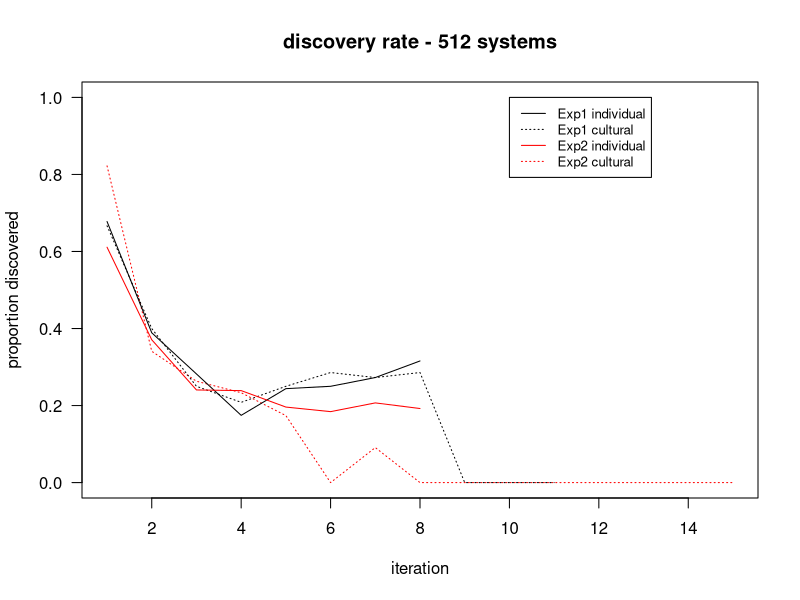
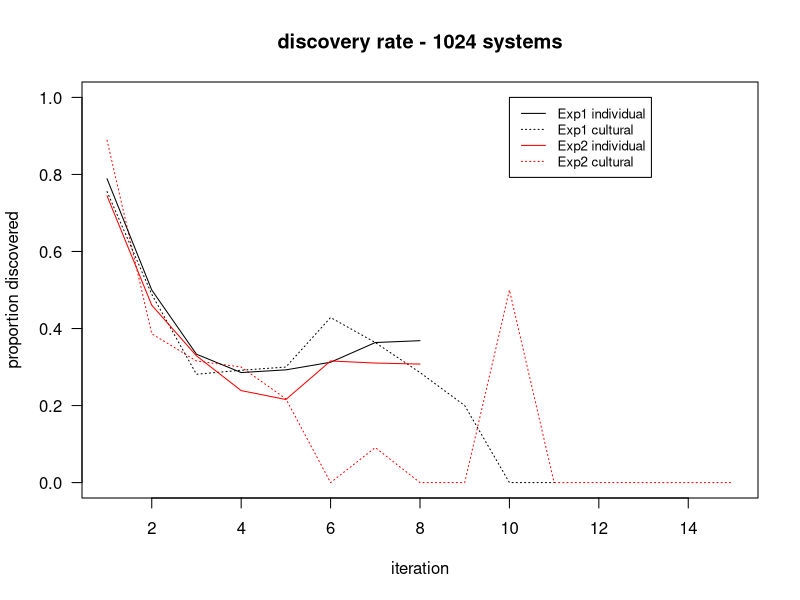
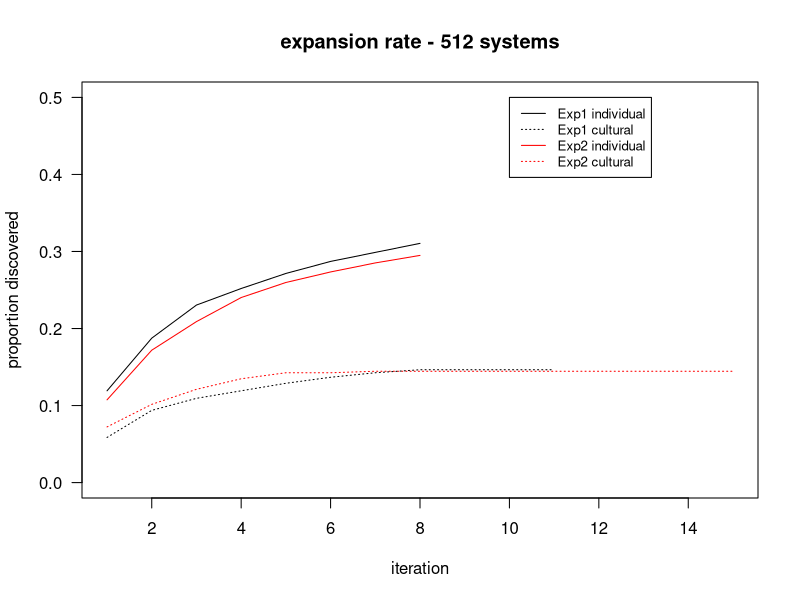
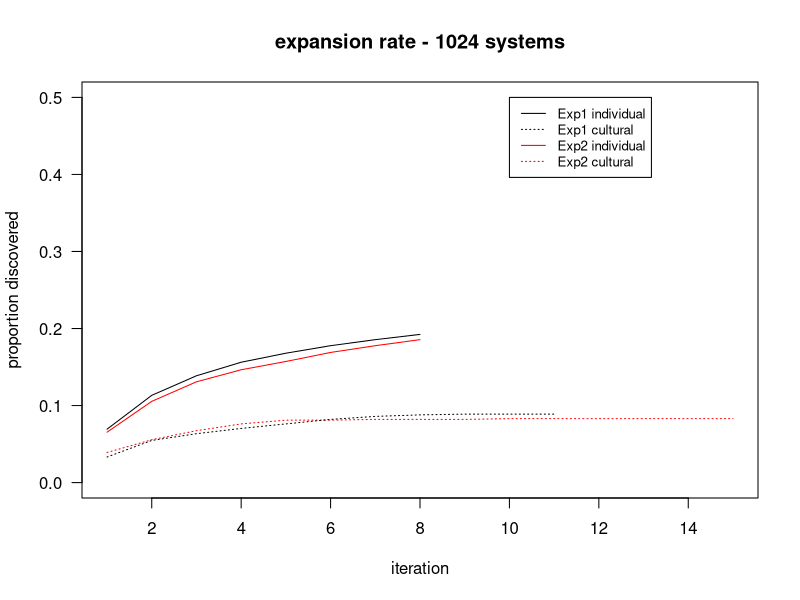
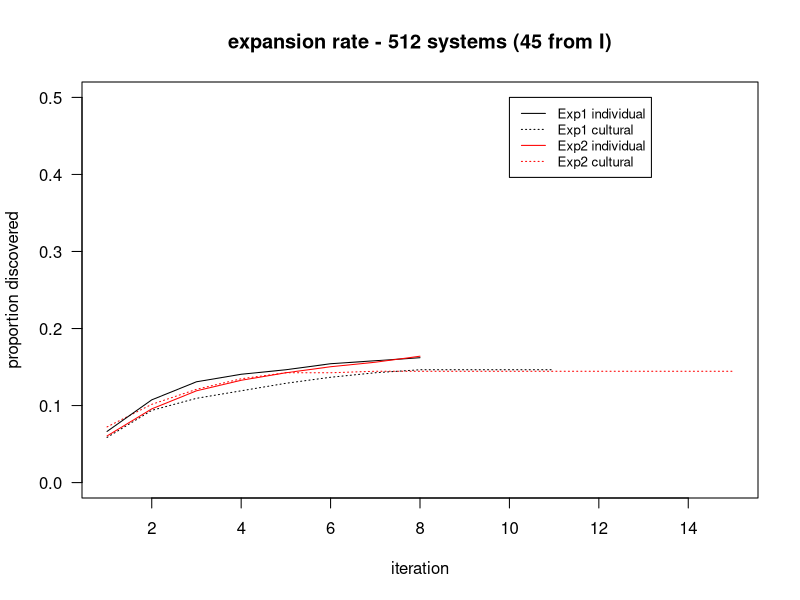
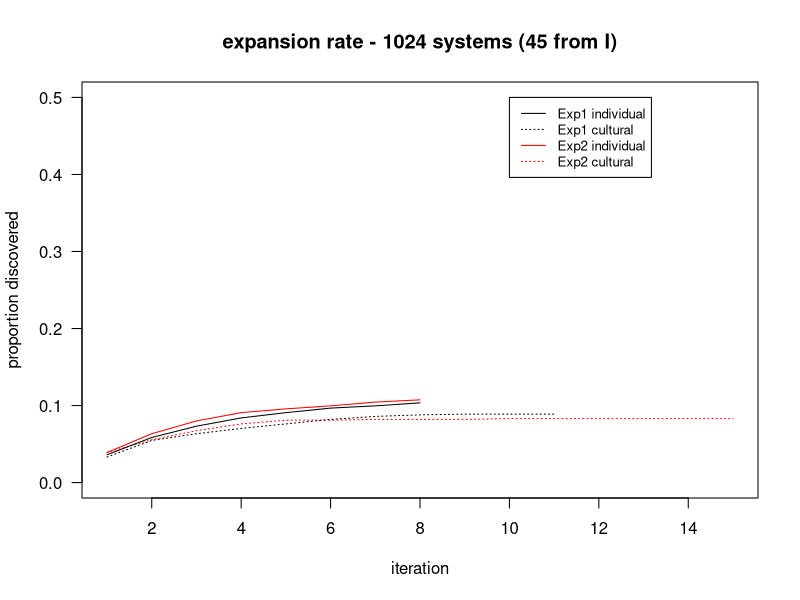

These figures' R source, in order: (Note: this script raises an error after producing the figures.)
# read in the data from the two experiments
df1 <- read.csv("../../Data/experiment1_FINAL.csv", colClasses=c(system1024="character"))
df2 <- read.csv("../../Data/experiment2_FINAL.csv", colClasses=c(system1024="character"))

# subset by condition	
df1i <- subset(df1,condition=="I")
df1c <- subset(df1,condition=="C")
df2i <- subset(df2,condition=="I")
df2c <- subset(df2,condition=="C")

##########################################################################
# Discovery Rate
##########################################################################

# get the unique set of systems discovered in each condition
# and divide by the total number of tries (i.e. iterations) in that condition
# does one condition find more unique systems in fewer tries, or not?

# do not include the generation zero initial systems, 
# because these aren't systems that the participants produced or discovered themselves.  
# all systems in column "system512" and "system1024" is the output of each try.

# Experiment 1
length(unique(df1$system512))/nrow(df1)    # 188 / 642 = 0.293 - the probability that each try results in discovery of a new system
length(unique(df1i$system512))/nrow(df1i)  # 159 / 435 = 0.366
length(unique(df1c$system512))/nrow(df1c)  #  75 / 207 = 0.362

# Experiment 2
length(unique(df2$system512))/nrow(df2)    # 183 / 692 = 0.264 - interesting that the total % is lower
length(unique(df2i$system512))/nrow(df2i)  # 151 / 469 = 0.322 - means they had diff exploratory niches?
length(unique(df2c$system512))/nrow(df2c)  #  74 / 223 = 0.332

# there was no difference in the size of the space explored
# (but remember there was a difference in the diversity of N_bound types explored - in that violin plot)

# see way below for calculations of local and global discovery rates over time

####################################################
# Subset the systems discovered by only C, only I, and both C and I
####################################################

# Experiment 1

# what systems are in both C and I?
intersect(df1i$system512,df1c$system512)
length(unique(intersect(df1i$system512,df1c$system512)))  # 46 unique systems
# all 9 of the 1-boundary systems are in here

# what systems were only discovered in C (and not I)?  
# setdiff(a,b) returns what is in a and not in b
unique(setdiff(df1i$system512,df1c$system512))    # 113 systems in I that are not in C
unique(setdiff(df1c$system512,df1i$system512))    #  29 systems in C that are not in I
# visually, they look like a smattering of the same thing
# but do they differ by their number of boundaries?

get_n_boundaries <- function(systems) {
    require(stringr)
    boundaries01 <- str_count(systems, pattern = "01")
    boundaries10 <- str_count(systems, pattern = "10")
    return(boundaries01+boundaries10)
}

get_n_boundaries("0000011111")

both <- intersect(df1i$system512,df1c$system512)
I_only <- setdiff(df1i$system512,df1c$system512)
C_only <- setdiff(df1c$system512,df1i$system512)

# baseline number of 512 systems in each n boundaries bin: choose(n,k) where n = 9 (max bounds)
choose(9,seq(0,9))
" 0  1  2  3  4   5   6  7  8  9 = k
  1  9  36 84 126 126 84 36 9  1 = number of systems of each  k
"
# table of N boundaries in both C and I (the intersection)
table(get_n_boundaries(unique(both)))
" 1  2  3  4  5  6  7 
  9 17 11  5  1  1  2"  # all 9 of the 1-bound systems are in the intersection

# table of N boundaries for uniques in I only
table(get_n_boundaries(unique(I_only)))
" 2  3  4  5  6  7  8 
  6 29 36 28 10  3  1"

# table of N boundaries for uniques in C only
table(get_n_boundaries(unique(C_only)))
" 2  3  4  5  6  7  8 
  3 10  6  5  3  1  1 "

table(get_n_boundaries(unique(df1$system512)))
"  1  2  3  4  5  6  7  8 
   9 26 50 47 34 14  6  2 "

# the C condition is exploring proportionally more systems with N_bounds 2 & 3 than the I condition is.
# convert to proportion
table(get_n_boundaries(unique(C_only)))/29
"     2      3      4      5      6      7      8
  0.103  0.344  0.206  0.172  0.103  0.034  0.034 "

# and the I condition is exploring proportionally more systems with N_bounds 4 & 5
table(get_n_boundaries(unique(I_only)))/113
"     2      3      4      5      6      7      8
  0.053  0.256  0.318  0.247  0.088  0.026  0.008"

# this makes me think the cultural chains must be more homogenous to one another
# because they are exploring spaces that contain fewer unique category systems
# yet C and I still find the same number of category systems on average!


##########################
# rethink: should I be inlcuding the random initial systems in this or not?

# number of unique systems including the init set
length(unique(c(df1$system512,df1$system512_input)))   # 239
length(unique(c(df1i$system512,df1i$system512_input))) # 206
length(unique(c(df1c$system512,df1c$system512_input))) # 106

# each row is a try - the init systems weren't the product of a try
# I think don't include the initial sets as discoveries
# also this initial set doesn't differ between conditions - it's a random sample from the same set


##########################################################################
# Discovery rate over time
##########################################################################
# maybe ignore this section - the local and global calculations below are better

# gets the set of unique categories per iteration
itersets <- function(df_name,system_type) {
	sets <- c()  # the set of unique systems per iteration
	setsize <- 0 # the number of unique sysetms per iteration
	for (i in 1:max(df_name$iteration)) {
		if (system_type == 512) { u <- unique(subset(df_name,iteration==i)$system512) }
		if (system_type == 1024) { u <- unique(subset(df_name,iteration==i)$system1024) }
		sets <- c(sets,list(u))
	}
	setsize <- lengths(sets) # the number of unique sysetms per iteration
	return(sets)
}

# gets the total number of categories systems per iteration
itertries <- function(df_name,system_type) {
	tries <- c() # total number of tries per iteration
	for (i in 1:max(df_name$iteration)) {
		tries <- c(tries,nrow(subset(df_name,iteration==i)))
	}
	return(tries)
}

# example usage
sets <- itersets(df1i,512)
tries <- itertries(df1i,512)
setsize <- lengths(sets)
sets[[1]] # the set of category systems in iteration 1

# returns the set of systems discovered for the first time per iteration
cumulative_novel_counts <- function(itersets_result) {
	new_discoveries <- list(unique(itersets_result[[1]])) # call all of the sets in the first iteration new discoveries
	for (i in 2:length(itersets_result)) { # for each iteration, 2 to max
		all_previous <- unlist(itersets_result[1:(i-1)])
		current_set <- unlist(itersets_result[i])
		n <- setdiff(current_set,all_previous) # returns what is in current_set and not in all_previous
		new_discoveries <- c(new_discoveries,list(n))
	}
	return(new_discoveries)
}

# example usage
cumulative_novel_counts(sets)

# the percentage of new systems discovered, out of the total discovery attempts in that iteration
cumulative_discovery_rate <- function(df_name,system_type) {
	new_discoveries <- cumulative_novel_counts(itersets(df_name,system_type))
	tries <- itertries(df_name,system_type)
	return(lengths(new_discoveries)/tries)
}

# plot percentage of tries that yielded a novel discovery per iteration
rate_plot <- function(e1i,e1c,e2i,e2c,title,ymax) {
	time <- seq(1,15)
	plot(time,e2c,las=1,ylim=c(0,ymax),type="l",lty="dotted",col="red",ylab="proportion discovered",xlab="iteration",main=title)
	lines(e1i,type="l")
	lines(e1c,type="l",lty="dotted")
	lines(e2i,type="l",col="red")
	legend(10, ymax, cex=0.8, legend=c("Exp1 individual", "Exp1 cultural","Exp2 individual", "Exp2 cultural"), 
		   col=c("black", "black","red", "red"), 
		   lty=c("solid","dotted","solid","dotted"))
}

################################################
# Discovery rate per iteration - 512 system
################################################

# Experiment 1
e1i_512 <- cumulative_discovery_rate(df1i,512)
e1c_512 <- cumulative_discovery_rate(df1c,512)

# Experiment 2
e2i_512 <- cumulative_discovery_rate(df2i,512)
e2c_512 <- cumulative_discovery_rate(df2c,512)

rate_plot(e1i_512,e1c_512,e2i_512,e2c_512,"discovery rate - 512 systems",1)

################################################
# Discovery rate per iteration - 1024 system
################################################

# Experiment 1
e1i_1024 <- cumulative_discovery_rate(df1i,1024)
e1c_1024 <- cumulative_discovery_rate(df1c,1024)

# Experiment 2
e2i_1024 <- cumulative_discovery_rate(df2i,1024)
e2c_1024 <- cumulative_discovery_rate(df2c,1024)

rate_plot(e1i_1024,e1c_1024,e2i_1024,e2c_1024,"discovery rate - 1024 systems",1)

################################################
# Take home message from this section:
# Discovery rate starts off high and slows down each iteration as more space is explored.
# After seeing these plots I realized they aren't very communicative
# instead let's plot the proportion of space explored cumulatively over time


##########################################################################
# Cumulative proportion of the space discovered over time
##########################################################################

# Out of the 512 total systems, how many have been discovered by iteration x?
# This is cumulative, ex: iteration 5 contains all uniques discovered in iteration 1-5

sets <- itersets(df1i,512)     # uniques within each iteration
cumulative_novel_counts(sets)  # uniques

lengths(cumulative_novel_counts(itersets(df1i,512)))

space_discovery <- function(df_name,system_type) {
	x <- lengths(cumulative_novel_counts(itersets(df_name,system_type)))
	discovered <- c()  # cumulative discoveries by each iteration
	for (i in 1:length(x)) {
		discovered <- c(discovered,sum(x[1:i]))
	}
	return(discovered/system_type)
}

# example usage
space_discovery(df1i,512)

################################################
# Expansion rate - 512 system
################################################

a <- space_discovery(df1i,512)
b <- space_discovery(df1c,512)
c <- space_discovery(df2i,512)
d <- space_discovery(df2c,512)

rate_plot(a,b,c,d,"expansion rate - 512 systems",0.5)

################################################
# Expansion rate - 1024 system
################################################

a <- space_discovery(df1i,1024)
b <- space_discovery(df1c,1024)
c <- space_discovery(df2i,1024)
d <- space_discovery(df2c,1024)

rate_plot(a,b,c,d,"expansion rate - 1024 systems",0.5)


################################################
# Expansion rate - 512 system (45 chains from I)
################################################

# of course the I condition discovers more systems because we give it 2x more tries.
# now randomly sample 45 chains from the I condition and re-do the plot above

sampleI45 <- function(df) { # feed it df1 or df2
	I_trajectories <- unique(subset(df,condition=="I")$trajectory)  # get all 90 chains in I
	I_trajectories_sample <- sample(I_trajectories,45) # randomly choose 45 of them
	dfI45 <- df[df$trajectory %in% I_trajectories_sample,]  # 214 or so entries
	return(dfI45)
}

a <- space_discovery(sampleI45(df1),512)
b <- space_discovery(df1c,512)
c <- space_discovery(sampleI45(df2),512)
d <- space_discovery(df2c,512)

rate_plot(a,b,c,d,"expansion rate - 512 systems (45 from I)",0.5)

# important note:
# each chain has a variable number of tries (iterations) in it
# so matching chain number doesn't actually match the number of tries
# compare:
nrow(sampleI45(df1))
nrow(df1c)

# k but I is still hitting a higher proportion of novel ones,
# even when it's total tries is lower than the tries in C (always 207 above)
# (run the above code over and over to see this)

# I need to get confidence intervals for these lines.
# It kinda looks like I is exploring a larger portion of the space over time
# But again - C and I both find 1 system per 3 tries in the aggregate.
# What's up with that?

################################################
# Expansion rate - 1024 system (45 chains from I)
################################################

a <- space_discovery(sampleI45(df1),1024)
b <- space_discovery(df1c,1024)
c <- space_discovery(sampleI45(df2),1024)
d <- space_discovery(df2c,1024)

rate_plot(a,b,c,d,"expansion rate - 1024 systems (45 from I)",0.5)


##########################################################################
# Sanity check for the 1024 systems
##########################################################################

# I've been looking at the 512 systems (i.e. saying that 0000000000 and 1111111111 are the same system type)
# But let's make sure we get the same discovery rates for the 1024 systems.
# (the difference between 512 things to discover in 642 tries vs 1024 things to discover in 642 tries)

head(df1$system1024) # double check these read in correctly as strings

# Experiment 1
length(unique(df1$system1024))/nrow(df1)    # 237 / 642 = 0.369
                                            # 188 / 642 = 0.293 <- for system512
length(unique(df1i$system1024))/nrow(df1i)  # 197 / 435 = 0.453
                                            # 159 / 435 = 0.366 <- for system512
length(unique(df1c$system1024))/nrow(df1c)  #  91 / 207 = 0.440
                                            #  75 / 207 = 0.362 <- for system512

# I thought these rates should be the same because we're just doubling the discoverable systems
# but the rates are higher for the 1024 systems - because...?
# It'd hafta be something like if this process discovered 0000000000 it's more likely to discover 1111111111
# so there's some kind of contingency between the mirror image sets,
# which is probably due to the more thorough exploration of low N_bounds
# or means they really are exploring types and the labels don't matter.


##########################################################################
# Double check for the just 8
##########################################################################

df1_just8 <- subset(df1,iteration < 9)
df2_just8 <- subset(df2,iteration < 9)

df1i_just8 <- subset(df1_just8,condition=="I")
df1c_just8 <- subset(df1_just8,condition=="C")
df2i_just8 <- subset(df2_just8,condition=="I")
df2c_just8 <- subset(df2_just8,condition=="C")

# 1024 system
length(unique(df1_just8$system1024))/nrow(df1_just8)    # 237 / 633 = 0.374
length(unique(df1i_just8$system1024))/nrow(df1i_just8)  # 197 / 435 = 0.453   same
length(unique(df1c_just8$system1024))/nrow(df1c_just8)  #  90 / 198 = 0.455

# numbers in C and I got more similar to one another when you restructed analysis to the first 8 iterations

# 512 system
length(unique(df1_just8$system512))/nrow(df1_just8)     # 188 / 633 = 0.297
length(unique(df1i_just8$system512))/nrow(df1i_just8)   # 159 / 435 = 0.366   same
length(unique(df1c_just8$system512))/nrow(df1c_just8)   #  75 / 198 = 0.379

# compare above to 512 system original
length(unique(df1$system512))/nrow(df1)                 # 188 / 642 = 0.293
length(unique(df1i$system512))/nrow(df1i)               # 159 / 435 = 0.366
length(unique(df1c$system512))/nrow(df1c)               #  75 / 207 = 0.362

# numbers in C and I got less similar - C shot up higher


##########################################################################
# Local and Global Discoveries
##########################################################################

# Ok this is a better treatment of the discovery process
# Go through each system and ask: 
# is this the first discovery of this system locally in the chain?
# is this the first discovery of this system globally among all chains?

local_global_maker <- function(df,system_type) {  # system_type = 512 or 1024
	local_discovery <- c()  # is this system new to the chain? (not in previous iterations in this chain)
	global_discovery <- c() # is this system new to the world? (not in previous iterations in all chains)
	
	# loop through each system (row) in the dataframe
	for (i in 1:nrow(df)) {
	#for (i in 1:10) {
		current_system <- df[i,system_type]     # grab the current system
		current_trajectory <- df[i,]$trajectory # look up the trajectory ID of the current system (chain is for C only)
		current_iteration <- df[i,]$iteration   # look up what iteration it is
		
		# get all systems from the previous iterations in that chain
		temp <- subset(df,trajectory==current_trajectory)
		previous_local <- subset(temp,iteration<current_iteration)[[system_type]] # can be empty
		
		# check if current system already exists in the previous systems (setdiff(a,b) returns what is in a and not in b)
		n <- length(setdiff(current_system,previous_local))  # returns 0 if current_system is not new, 1 if it is
		local_discovery <- c(local_discovery,n) # add boolean value to the new column we're creating
		
		# check if the current system already exists in previous systems of ALL the chains in the respective condition
		current_condition <- df[i,]$condition
		temp <- subset(df,condition==current_condition)
		previous_global <- subset(temp,iteration<current_iteration)[[system_type]]
		n <- length(setdiff(current_system,previous_global))
		global_discovery <- c(global_discovery,n)
		
	}
	return(list(local_discovery,global_discovery))
}

# btw, here's how to access a dataframe column using a variable in place of the column name (por fin!):
system_type <- "system1024"
df1[[system_type]]

# add columns for both systems to df1
local_discovery_512 <- local_global_maker(df1,"system512")[[1]]
global_discovery_512 <- local_global_maker(df1,"system512")[[2]]
local_discovery_1024 <- local_global_maker(df1,"system1024")[[1]]
global_discovery_1024 <- local_global_maker(df1,"system1024")[[2]]
df1 <- cbind(df1,local_discovery_512,global_discovery_512,local_discovery_1024,global_discovery_1024)

head(df1)

################################################
# sanity checks

# all iteration = 1 should have discovery = 1
subset(df1,iteration==1)$local_discovery_512
subset(df1,iteration==1)$global_discovery_512
subset(df1,iteration==1)$local_discovery_1024
subset(df1,iteration==1)$global_discovery_1024

################################################
# for starters, just look at the data

df1i <- subset(df1,condition=="I")  # 435 rows
df1c <- subset(df1,condition=="C")  # 207 rows

df1i$local_discovery_1024 
df1c$local_discovery_1024

################################################

il <- df1i$local_discovery_1024 
cl <- df1c$local_discovery_1024
ig <- df1i$global_discovery_1024 
cg <- df1c$global_discovery_1024

# Is the proportion of local discoveries similar between conditions? Yes
sum(il)/length(il)  # 0.737931   local discoveries per try, I
sum(cl)/length(cl)  # 0.7536232                             C    

# Is the proportion of global discoveries similar between conditions? Yes
sum(ig)/length(ig)  # 0.5103448 global discoveries per try, I
sum(cg)/length(cg)  # 0.5120773                             C

# and it's easier to make a local discovery than a global one - which makes sense.

# the probability that any try will be a local discovery is ~ 0.75 and a global discovery is ~ 0.5

# double check that 512 is approx identical
il <- df1i$local_discovery_512 
cl <- df1c$local_discovery_512
ig <- df1i$global_discovery_512 
cg <- df1c$global_discovery_512

sum(il)/length(il)  # 0.737931   local discoveries per try, I - identical to 1024
sum(cl)/length(cl)  # 0.7536232                             C - identical to 1024   
sum(ig)/length(ig)  # 0.4482759 global discoveries per try, I
sum(cg)/length(cg)  # 0.4541063

# this makes sense:
# the local scores don't change because people don't reverse the label mapping in one chain
table(df1i$local_discovery_1024,df1i$local_discovery_512) # see, no mismatch in local scores at all
# but the global scores are lower because they do discover sister systems (ex: 0000000000 and 1111111111 are sister systems)
table(df1i$global_discovery_1024,df1i$global_discovery_512) # 27 of the 512 "olds" are new according to 1024
sum(df1i$global_discovery_1024) # 222 new 1024 systems = 195 + 27



##########################################################################
# do lmer - stick to the 1024

# is there a significant effect of condition on discovery rate or not?

#############
### LOCAL ###
#############
full <- glmer(local_discovery_1024 ~ condition * iteration + (1|trajectory), data=df1, family=binomial)
m1 <- glmer(local_discovery_1024 ~ iteration + (1|trajectory), data=df1, family=binomial)
m2 <- glmer(local_discovery_1024 ~ condition + (1|trajectory), data=df1, family=binomial)
anova(full,m1)  # full is not better, so lose condition
anova(full,m2)  # full is sig better, so keep iteration

# what I think the relationship is: as iteration goes up, fewer systems are discovered
summary(m1)
"            Estimate Std. Error z value Pr(>|z|)    
(Intercept)  3.17780    0.37819   8.403  < 2e-16 ***
iteration   -0.59201    0.09882  -5.991 2.09e-09 ***"
# with each iteration, global discovery rate goes down

# check one thing...
m0 <- glmer(local_discovery_1024 ~ condition + iteration + (1|trajectory), data=df1, family=binomial)
anova(full,m0) # well crap, marginally significant interaction... but condition doesn't matter on its own

# k well what's the effect of condition then
summary(m0)
"            Estimate Std. Error z value Pr(>|z|)    
(Intercept)  3.21300    0.41980   7.654 1.95e-14 ***
conditionI  -0.06149    0.30722  -0.200    0.841    
iteration   -0.59002    0.09919  -5.948 2.71e-09 ***"
# condition I yields fewer local discoveries - this means they must re-discover systems from earlier iterations

# prob just go with this:
summary(full)
"                     Estimate Std. Error z value Pr(>|z|)    
(Intercept)            2.7145     0.4617   5.879 4.12e-09 ***
conditionI             0.7780     0.5273   1.476   0.1400    
iteration             -0.4587     0.1111  -4.129 3.64e-05 ***
conditionI:iteration  -0.2226     0.1138  -1.955   0.0506 ."

##############
### GLOBAL ###
##############
full <- glmer(global_discovery_1024 ~ condition * iteration + (1|trajectory), data=df1, family=binomial)

summary(full)  # only iteration is significant
"                      Estimate Std. Error z value Pr(>|z|)    
(Intercept)           2.590798   0.477630   5.424 5.82e-08 ***
conditionI           -0.006004   0.546239  -0.011    0.991    
iteration            -0.845478   0.131147  -6.447 1.14e-10 ***
conditionI:iteration  0.007596   0.138264   0.055    0.956 "
# with each iteration, global discovery rate goes down

##########################################################################
# make new dataframe for plotting - stick to the 1024 systems

# plot the number of discoveries that each chain makes by the length of the chain

df <- df1

# columns:
trajectory <- c()
tries <- c()  # this is the number of iterations in the trajectory
local_discoveries <- c()
global_discoveries <- c()
condition <- c()

set_of_trajectory_IDs <- unique(df$trajectory)
length(set_of_trajectory_IDs) # 135 trajectories (45+90=135)

for (i in set_of_trajectory_IDs) {   # for each trajectory in the data
	sub <- subset(df,trajectory==i)
	trajectory <- c(trajectory,i)
	condition <- c(condition,as.character(sub[1,]$condition))
	tries <- c(tries,max(sub$iteration))
	local_discoveries <- c(local_discoveries,sum(sub$local_discovery_1024))
	global_discoveries <- c(global_discoveries,sum(sub$global_discovery_1024))
}

df_discovery <- data.frame(trajectory,condition,tries,local_discoveries,global_discoveries)

############################
# look at result

table(df_discovery$local_discoveries,df_discovery$tries)  # discoveries on left, tries on top
"   2  3  4  5  6  7  8  9 10 11
1  25  0  0  0  0  0  0  0  0  0     all chains of length 2 made 1 discovery (25 chains)
2   0 23  4  1  1  0  0  0  0  0
3   0  0 22  2  0  1  0  0  0  0
4   0  0  0 12  4  2  1  0  0  0
5   0  0  0  0  8  1  1  0  0  0
6   0  0  0  0  0  3  5  1  0  0
7   0  0  0  0  0  0  7  0  0  0
8   0  0  0  0  0  0  7  1  2  0
10  0  0  0  0  0  0  0  0  0  1"





############################
# PLOT

require("tidyverse")

# scatter plot of LOCAL discoveries
df_discovery %>% 
	ggplot(mapping = aes(x=tries,y=local_discoveries)) +
	geom_point(aes(color = factor(condition)), alpha=0.5, position = position_jitter(width=0.2, height=0.2)) +
	scale_color_manual(values = c("red", "blue")) +
	scale_x_continuous(breaks = round(seq(2, 11, by = 1),1)) +
	scale_y_continuous(breaks = round(seq(1, 10, by = 1),1)) +
	labs(title = "Number of systems discovered by chains of different lengths",
		 y = "total local discoveries",
		 x = "length of chain")

# C condition - each try yields a new local discovery
# I condition - some tries yield previous systems

# scatter plot of GLOBAL discoveries
df_discovery %>% 
	ggplot(mapping = aes(x=tries,y=global_discoveries)) +
	geom_point(aes(color = factor(condition)), alpha=0.5, position = position_jitter(width=0.2, height=0.2)) +
	scale_color_manual(values = c("red", "blue")) +
	scale_x_continuous(breaks = round(seq(2, 11, by = 1),1)) +
	scale_y_continuous(breaks = round(seq(1, 10, by = 1),1)) +
	labs(title = "Number of systems discovered by chains of different lengths",
		 y = "total global discoveries",
		 x = "length of chain")

# This result is more interesting and looks nonlinear
# I condition makes a lot of global discoveries on iteration 8
# I chains seem more likely to make a global discovery on every try than C chains are.
# Reminder: globalness is computed relative to all other systems in the SAME condition only.

# K so yeah I think the I condition is making more global discoveries because they are conducting a more diverse search.

# These plots aren't that great either - 
# I want to visualize diversity within and between chains, in each codition.
# Are the C chains more homogenous than the I chains are?
# It's hard to entertain these types of differences while knowing that C and I have the same aggregate discovery rates.

# Other note:
# It's strange there's such a crisp diagonal line (i.e. upper bound) that's consistently one less discovery that the number of tries.
# Oh yeah that's because of our convergence criteria - all chains end on the duplication and therefore not a new discovery
# sanity check those 25 chains with tries=2 - these are the chains that converged on the 2nd iteration.
subset(df_discovery,tries==2)
# one example:
subset(df1,trajectory==38)
# Also that's why chains of iteration 8 are the only chains that show 8 discoveries
# because some of those chains ended without converging due to our automatic cutoff at iteration 8.




# ex of how to include a regression line w/ggplot2 (currently one line for both conditions)
df_discovery %>% 
	ggplot(mapping = aes(x=tries,y=global_discoveries)) +
	geom_point(aes(color = factor(condition)), alpha=0.5, position = position_jitter(width=0.2, height=0.2)) +
	scale_color_manual(values = c("red", "blue")) +
	scale_x_continuous(breaks = round(seq(2, 11, by = 1),1)) +
	scale_y_continuous(breaks = round(seq(1, 10, by = 1),1)) +
	labs(title = "Number of systems discovered by chains of different lengths",
		 y = "total discoveries",
		 x = "length of chain") +
	stat_summary(fun.data=mean_cl_normal) + 
	geom_smooth(method='lm', formula= y~x)

summary(lm(global_discoveries ~ tries * condition)) # there's no effect of condition, only tries



##########################################################################
# Number of unique category systems from 45 sampled chains in I
##########################################################################
# replicate Andy's code from "data_playing.R"
# and get a 95% confidence interval around the observed discovery rates
# do this for the 1024 system types
 
N <- 100000
ncats <- rep(NA,N)   # total unique category systems found by that sample of 45 chains
ntries <- rep(NA,N)  # put the total number of generations in all sampled chains here (= total tries)
nt <- unique(df1i$trajectory)
for (i in 1:N) {
	samples <- sample(nt,length(unique(df1c$trajectory)),replace=FALSE)  # sample 45 chains from condition I
	ncats[i] <- length(unique(df1i$system1024[df1i$trajectory %in% samples]))
	ntries[i] <- length(df1i$system1024[df1i$trajectory %in% samples])
}

# compare mean(ncats) to the unique systems discovered by the 45 chains in condition C
mean(ncats) # about 113-114
sd(ncats)   # about 9-11
length(unique(df1c$system1024)) # 91 uniques

# compare mean(ntries) to the total number of tries in C
mean(ntries)  # about 216-218
nrow(df1c)    # 207 tries

# do the extra tries in I account for the higher mean number of unique systems found?
# 10 more tries get you 4.5 more systems (using the I rate of 0.4528736)
# but I is showing 113-91 = 22 more systems discovered, so 10 tries falls short.

# coz otherwise the discovery rates are pretty similar:
length(unique(df1$system1024))/nrow(df1)    # 237 / 642 = 0.3691589
length(unique(df1i$system1024))/nrow(df1i)  # 197 / 435 = 0.4528736   I discovery rate for system1024
length(unique(df1c$system1024))/nrow(df1c)  #  91 / 207 = 0.4396135   C discovery rate for system1024

# 217 tries * 0.4528736 discovery rate = 98 discoveries expected - strange that the samples are higher at 113-114 discoveries

# t-test
ncatT <- t.test(ncats, mu=length(unique(dfc$system1024)))
# lower bound on confidence interval
round(ncatT$conf.int[[1]],2)

############################
# 95% confidence intervals by sorting MCMC results (run for N = 10,000)
min(ncats)  # 70
max(ncats)  # 154

# return the value at the lower or upper bound of the 95% confidence interval
bound95 <- function(my_list,type) {
	sorted <- sort(my_list)
	if (type == "lower") { result <- sorted[ceiling(length(my_list)*.025)+1] }
	if (type == "upper") { result <- sorted[floor(length(my_list)*.925)] }
	return(result)
}

bound95(ncats,"lower")  # 94  - these stay the same with N = 100,000 runs
bound95(ncats,"upper")  # 129

# C found 91 of the 1024 systems and that's out of the confidence intervals
length(unique(df1c$system1024))

# get 95% CI on the rates also
rates <- ncats/ntries
bound95(rates,"lower")  # 0.4527363
bound95(rates,"upper")  # 0.5765766

# ok finally this is the answer I need to convince myself that the rates in C and I are not "the same"
# the observed I rate is not in the middle of the 45 subsamples - it's on the low end!
# that's why I keep getting weirded out by I finding more systems when subsampling the 45

############################
# same deal for 512 systems: condition I seems to be finding more of them
N <- 10000
ncats <- rep(NA,N)   # total unique category systems found by that sample of 45 chains
ntries <- rep(NA,N)  # put the total number of generations in all sampled chains here (= total tries)
nt <- unique(df1i$trajectory)
for (i in 1:N) {
	samples <- sample(nt,length(unique(df1c$trajectory)),replace=FALSE)  # sample 45 chains from condition I
	ncats[i] <- length(unique(df1i$system512[df1i$trajectory %in% samples]))
	ntries[i] <- length(df1i$system512[df1i$trajectory %in% samples])
}

# I still finding ~20 more systems than C is
mean(ncats) # about 95-96
sd(ncats)   # about 9-11
length(unique(df1c$system512)) # 75 uniques

bound95(ncats,"lower")  # 77
bound95(ncats,"upper")  # 109

# C found 75 of the 512 systems and that's out of the confidence intervals
length(unique(df1c$system512))

############################
# alright so based on this, now I'm thinking that the I condition actually is exploring more unique systems...
